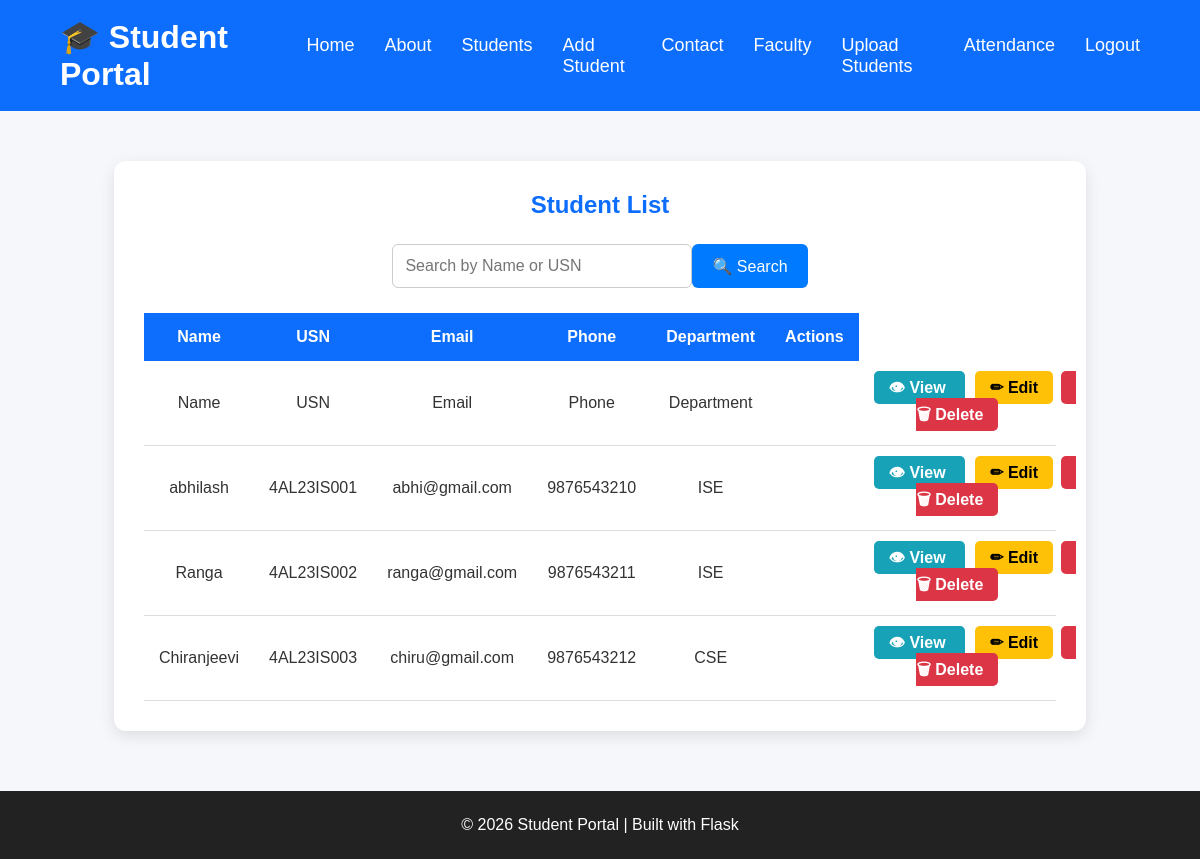
/students (signed in), run on the app's committed database.
### tables this page shows
CREATE TABLE students(
        id INTEGER PRIMARY KEY AUTOINCREMENT,
        name TEXT NOT NULL,
        usn TEXT NOT NULL,
        email TEXT NOT NULL,
        phone TEXT NOT NULL,
        department TEXT NOT NULL,
        photo TEXT 
    );

### app.py (the view)
@app.route("/students")
@login_required
def student_list():
    search = request.args.get("search")
    if search:
        students = search_students(search)
    else:
        students = get_students()
    return render_template(
        "students.html",
        students=students
    )

### app.py (called while the page is built)
def login_required(f):
    @wraps(f)
    def decorated_function(*args, **kwargs):
        if "admin" not in session:
            flash("Please login first.", "error")
            return redirect(url_for("home"))
        return f(*args, **kwargs)
    return decorated_function

### database.py (called while the page is built)
def connect_db():
    connection = sqlite3.connect("students.db")
    return connection

def get_students():
    connection = connect_db()
    cursor = connection.cursor()
    cursor.execute("SELECT * FROM students")
    students = cursor.fetchall()
    connection.close()
    return students

### templates/students.html
{% extends "base.html" %}
{% block content %}
<section class="student-section">
    <div class="student-container">
        <h2>Student List</h2>
        <table>
            <thead>
                <tr>
                    <th>Name</th>
                    <th>USN</th>
                    <th>Email</th>
                    <th>Phone</th>
                    <th>Department</th>
                    <th>Actions</th>
                </tr>
            </thead>
            <tbody>
                {% for student in students %}
                <tr>
                <td>{{ student[1] }}</td>
                <td>{{ student[2] }}</td>
                <td>{{ student[3] }}</td>
                <td>{{ student[4] }}</td>
                <td>{{ student[5] }}</td>
                <td>
              <td>
            <a href="/student/{{ student[0] }}" class="view-btn">
                👁 View
            </a>
            <a href="/edit-student/{{ student[0] }}" class="edit-btn">
                ✏ Edit
            </a>
            <a href="/delete-student/{{ student[0] }}"
            class="delete-btn"
            onclick="return confirm('Are you sure?')">
            🗑 Delete
            </a>
        </td>
                {% endfor %}
            </tbody>
            <div class="search-box">
                <form action="/students" method="GET">
                    <input
                        type="text"
                        name="search"
                        placeholder="Search by Name or USN"
                    >
                    <button type="submit">
                        🔍 Search
                    </button>
                </form>
            </div>
        </table>
    </div>
</section>
{% endblock %}

### templates/base.html (shortened to what this page needs)
<!DOCTYPE html>
<html lang="en">
<head>
    <link rel="stylesheet" href="{{ url_for('static', filename='css/style.css') }}">
</head>
<body>
    <header>
        <div class="container">
            <div class="logo">
                <h1>🎓 Student Portal</h1>
            </div>
            <nav>
                <ul>
                    <li><a href="/">Home</a></li>
                    <li><a href="/about">About</a></li>
                    <li><a href="/students">Students</a></li>
                    <li><a href="/add-student">Add Student</a></li>
                    <li><a href="/contact">Contact</a></li>
                    <li><a href="/faculty">Faculty</a></li>
                    <li><a href="/upload-students">Upload Students</a></li>
                    <li><a href="/attendance">Attendance</a></li>
                    {% if session.admin %}
                        <li><a href="/logout">Logout</a></li>
                    {% endif %}
                </ul>
            </nav>
        </div>
    </header>
    <main>
        {% block content %}{% endblock %}
    </main>
    <footer>
        <p>© 2026 Student Portal | Built with Flask</p>
    </footer>
</body>
</html>

### static/css/style.css (style rules this page uses)
* { margin:0; padding:0; box-sizing:border-box; }
body { font-family:Arial, Helvetica, sans-serif; background:#f5f7fb; color:#333; }
header { background:#0d6efd; color:white; padding:18px 0; }
.container { width:90%; margin:auto; display:flex; justify-content:space-between; align-items:center; }
.logo h1 { font-size:32px; }
nav ul { list-style:none; display:flex; gap:30px; }
nav a { color:white; text-decoration:none; font-size:18px; transition:.3s; }
footer { background:#222; color:white; text-align:center; padding:25px; margin-top:60px; }
.student-section { width:90%; margin:50px auto; }
.student-container { background:white; padding:30px; border-radius:10px; box-shadow:0 5px 15px rgba(0,0,0,0.1); }
.student-container h2 { text-align:center; color:#0d6efd; margin-bottom:20px; }
table { width:100%; border-collapse:collapse; }
th { background:#0d6efd; color:white; padding:15px; }
td { padding:15px; text-align:center; border-bottom:1px solid #ddd; }
.edit-btn { background:#ffc107; color:black; padding:8px 15px; border-radius:5px; text-decoration:none; font-weight:bold; }
.delete-btn { background:#dc3545; color:white; padding:8px 15px; border-radius:5px; text-decoration:none; font-weight:bold; margin-left:8px; }
.search-box { width:100%; margin:25px 0; display:flex; justify-content:center; }
.search-box form { display:flex; gap:10px; }
.search-box input { width:300px; padding:12px; border:1px solid #ccc; border-radius:6px; font-size:16px; }
.search-box button { padding:12px 20px; background:#007BFF; color:white; border:none; border-radius:6px; cursor:pointer; font-size:16px; }
.view-btn { background:#17a2b8; color:white; padding:8px 15px; border-radius:5px; text-decoration:none; font-weight:bold; margin-right:10px; }
.student-container { width:90%; margin:40px auto; background:#fff; padding:30px; border-radius:12px; box-shadow:0 5px 15px rgba(0,0,0,.1); }
.student-container h2 { text-align:center; color:#0d6efd; margin-bottom:25px; }
.student-container table { width:100%; border-collapse:collapse; }
.student-container table th { background:#0d6efd; color:white; padding:15px; }
.student-container table td { padding:15px; text-align:center; border-bottom:1px solid #ddd; }

### data on the page
students: name "Name", usn "USN", email "Email", phone "Phone", department "Department"
students: name "abhilash", usn "4AL23IS001", email "abhi@gmail.com", phone "9876543210", department "ISE"
students: name "Ranga", usn "4AL23IS002", email "ranga@gmail.com", phone "9876543211", department "ISE"
students: name "Chiranjeevi", usn "4AL23IS003", email "chiru@gmail.com", phone "9876543212", department "CSE"
